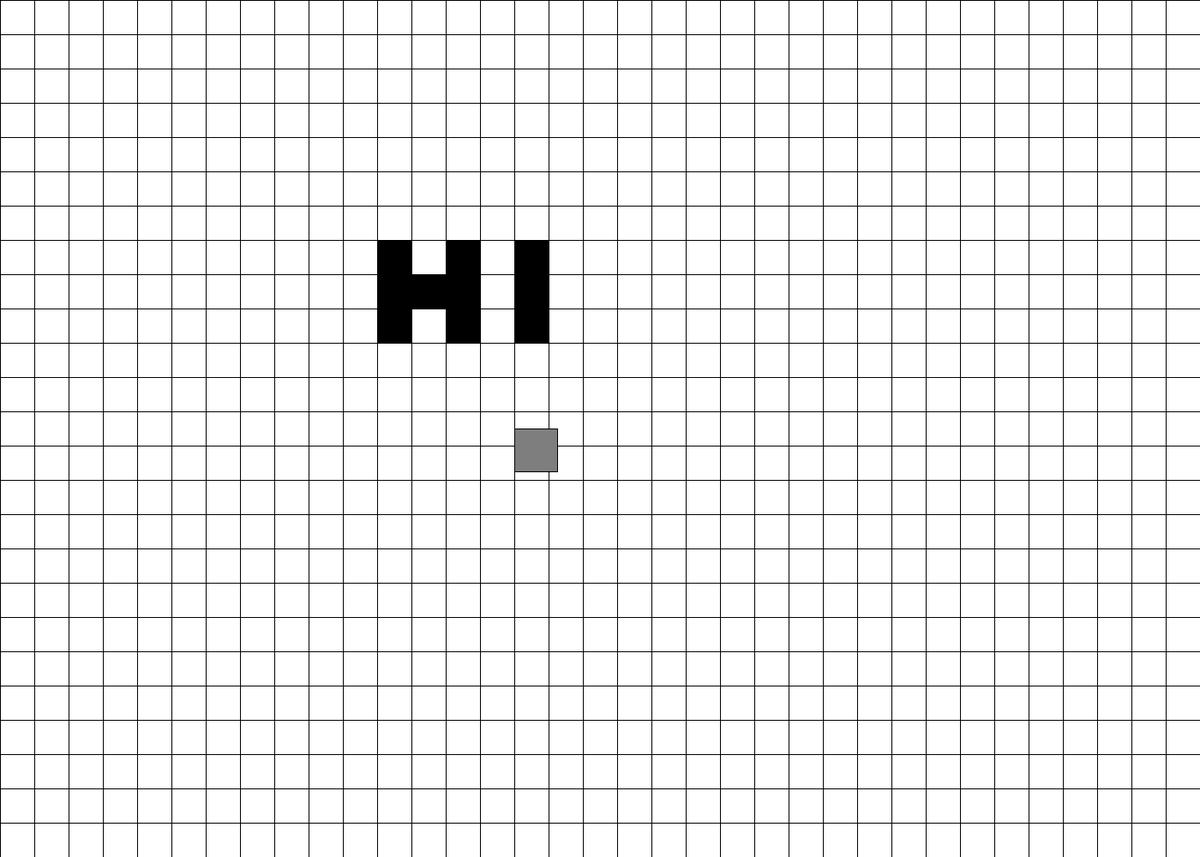
Frame 1 (no input)
Frame 60 (the mouse pressed at the canvas centre just before this capture): identical to frame 1, image omitted
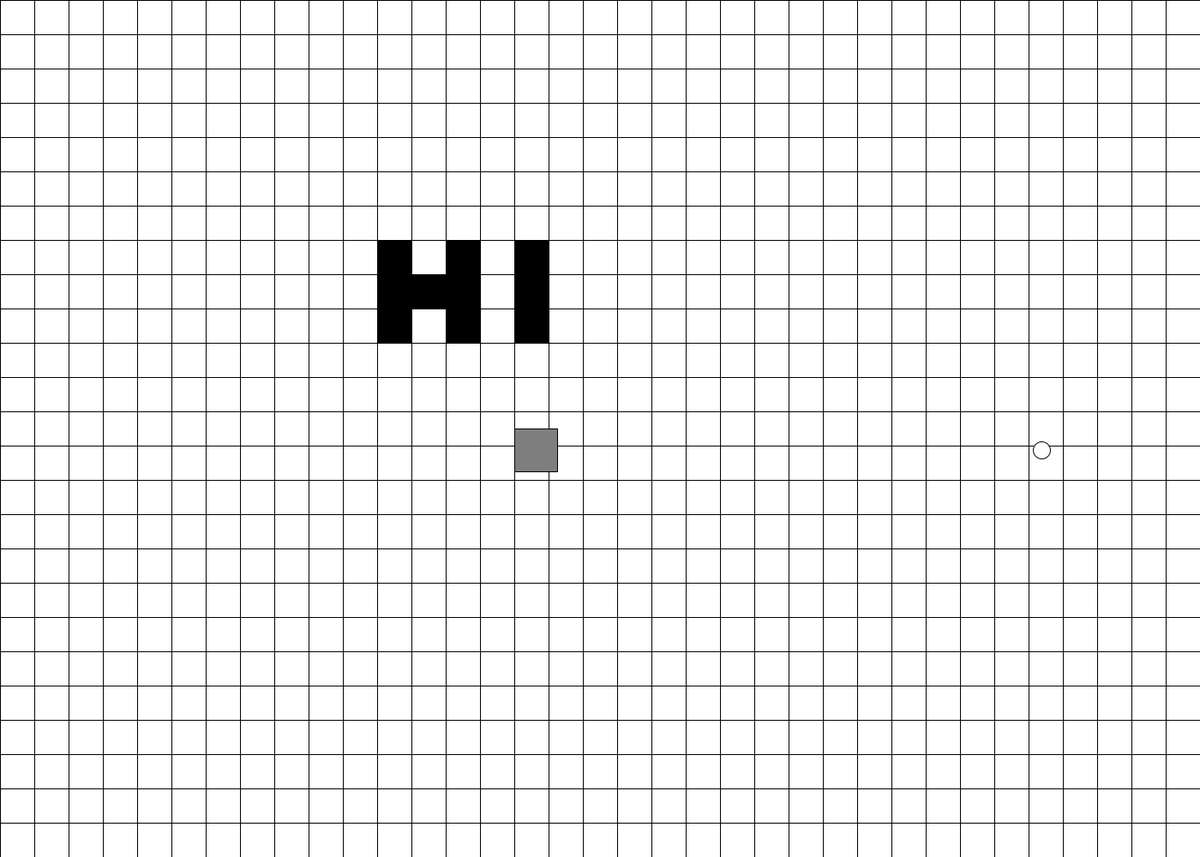
Frame 120 (the mouse held since frame 60 and released just before this capture)

The Processing sketch that drew these frames (run headless with seeded random() and noise(); from frame 60 on, the mouse is pressed at the canvas centre):

// Processing sketch: program
// ── program.pde
color fillVal = color(126);
ArrayList<Bullet> bullets = new ArrayList<Bullet>();
int[][] hi = {
  {0, 0, 0, 0, 0, 0, 0, 0, 0, 0, 0, 0, 0, 0, 0, 0, 0, 0, 0, 0, 0, 0, 0, 0, 0}, 
  {0, 0, 0, 0, 0, 0, 0, 0, 0, 0, 0, 0, 0, 0, 0, 0, 0, 0, 0, 0, 0, 0, 0, 0, 0}, 
  {0, 0, 0, 0, 0, 0, 0, 0, 0, 0, 0, 0, 0, 0, 0, 0, 0, 0, 0, 0, 0, 0, 0, 0, 0}, 
  {0, 0, 0, 0, 0, 0, 0, 0, 0, 0, 0, 0, 0, 0, 0, 0, 0, 0, 0, 0, 0, 0, 0, 0, 0}, 
  {0, 0, 0, 0, 0, 0, 0, 0, 0, 0, 0, 0, 0, 0, 0, 0, 0, 0, 0, 0, 0, 0, 0, 0, 0}, 
  {0, 0, 0, 0, 0, 0, 0, 0, 0, 0, 0, 0, 0, 0, 0, 0, 0, 0, 0, 0, 0, 0, 0, 0, 0}, 
  {0, 0, 0, 0, 0, 0, 0, 0, 0, 0, 0, 0, 0, 0, 0, 0, 0, 0, 0, 0, 0, 0, 0, 0, 0}, 
  {0, 0, 0, 0, 0, 0, 0, 0, 0, 0, 0, 0, 0, 0, 0, 0, 0, 0, 0, 0, 0, 0, 0, 0, 0}, 
  {0, 0, 0, 0, 0, 0, 0, 0, 0, 0, 0, 0, 0, 0, 0, 0, 0, 0, 0, 0, 0, 0, 0, 0, 0}, 
  {0, 0, 0, 0, 0, 0, 0, 0, 0, 0, 0, 0, 0, 0, 0, 0, 0, 0, 0, 0, 0, 0, 0, 0, 0}, 
  {0, 0, 0, 0, 0, 0, 0, 0, 0, 0, 0, 0, 0, 0, 0, 0, 0, 0, 0, 0, 0, 0, 0, 0, 0}, 
  {0, 0, 0, 0, 0, 0, 0, 1, 1, 1, 0, 0, 0, 0, 0, 0, 0, 0, 0, 0, 0, 0, 0, 0, 0}, 
  {0, 0, 0, 0, 0, 0, 0, 0, 1, 0, 0, 0, 0, 0, 0, 0, 0, 0, 0, 0, 0, 0, 0, 0, 0}, 
  {0, 0, 0, 0, 0, 0, 0, 1, 1, 1, 0, 0, 0, 0, 0, 0, 0, 0, 0, 0, 0, 0, 0, 0, 0}, 
  {0, 0, 0, 0, 0, 0, 0, 0, 0, 0, 0, 0, 0, 0, 0, 0, 0, 0, 0, 0, 0, 0, 0, 0, 0}, 
  {0, 0, 0, 0, 0, 0, 0, 1, 1, 1, 0, 0, 0, 0, 0, 0, 0, 0, 0, 0, 0, 0, 0, 0, 0}, 
  {0, 0, 0, 0, 0, 0, 0, 0, 0, 0, 0, 0, 0, 0, 0, 0, 0, 0, 0, 0, 0, 0, 0, 0, 0}, 
  {0, 0, 0, 0, 0, 0, 0, 0, 0, 0, 0, 0, 0, 0, 0, 0, 0, 0, 0, 0, 0, 0, 0, 0, 0}, 
  {0, 0, 0, 0, 0, 0, 0, 0, 0, 0, 0, 0, 0, 0, 0, 0, 0, 0, 0, 0, 0, 0, 0, 0, 0}, 
  {0, 0, 0, 0, 0, 0, 0, 0, 0, 0, 0, 0, 0, 0, 0, 0, 0, 0, 0, 0, 0, 0, 0, 0, 0}, 
  {0, 0, 0, 0, 0, 0, 0, 0, 0, 0, 0, 0, 0, 0, 0, 0, 0, 0, 0, 0, 0, 0, 0, 0, 0}, 
  {0, 0, 0, 0, 0, 0, 0, 0, 0, 0, 0, 0, 0, 0, 0, 0, 0, 0, 0, 0, 0, 0, 0, 0, 0}, 
  {0, 0, 0, 0, 0, 0, 0, 0, 0, 0, 0, 0, 0, 0, 0, 0, 0, 0, 0, 0, 0, 0, 0, 0, 0}, 
  {0, 0, 0, 0, 0, 0, 0, 0, 0, 0, 0, 0, 0, 0, 0, 0, 0, 0, 0, 0, 0, 0, 0, 0, 0}, 
  {0, 0, 0, 0, 0, 0, 0, 0, 0, 0, 0, 0, 0, 0, 0, 0, 0, 0, 0, 0, 0, 0, 0, 0, 0}, 
  {0, 0, 0, 0, 0, 0, 0, 0, 0, 0, 0, 0, 0, 0, 0, 0, 0, 0, 0, 0, 0, 0, 0, 0, 0}, 
  {0, 0, 0, 0, 0, 0, 0, 0, 0, 0, 0, 0, 0, 0, 0, 0, 0, 0, 0, 0, 0, 0, 0, 0, 0}, 
  {0, 0, 0, 0, 0, 0, 0, 0, 0, 0, 0, 0, 0, 0, 0, 0, 0, 0, 0, 0, 0, 0, 0, 0, 0}, 
  {0, 0, 0, 0, 0, 0, 0, 0, 0, 0, 0, 0, 0, 0, 0, 0, 0, 0, 0, 0, 0, 0, 0, 0, 0}, 
  {0, 0, 0, 0, 0, 0, 0, 0, 0, 0, 0, 0, 0, 0, 0, 0, 0, 0, 0, 0, 0, 0, 0, 0, 0}, 
  {0, 0, 0, 0, 0, 0, 0, 0, 0, 0, 0, 0, 0, 0, 0, 0, 0, 0, 0, 0, 0, 0, 0, 0, 0}, 
  {0, 0, 0, 0, 0, 0, 0, 0, 0, 0, 0, 0, 0, 0, 0, 0, 0, 0, 0, 0, 0, 0, 0, 0, 0}, 
  {0, 0, 0, 0, 0, 0, 0, 0, 0, 0, 0, 0, 0, 0, 0, 0, 0, 0, 0, 0, 0, 0, 0, 0, 0}, 
  {0, 0, 0, 0, 0, 0, 0, 0, 0, 0, 0, 0, 0, 0, 0, 0, 0, 0, 0, 0, 0, 0, 0, 0, 0}, 
  {0, 0, 0, 0, 0, 0, 0, 0, 0, 0, 0, 0, 0, 0, 0, 0, 0, 0, 0, 0, 0, 0, 0, 0, 0}, 
  {0, 0, 0, 0, 0, 0, 0, 0, 0, 0, 0, 0, 0, 0, 0, 0, 0, 0, 0, 0, 0, 0, 0, 0, 0}, 
  {0, 0, 0, 0, 0, 0, 0, 0, 0, 0, 0, 0, 0, 0, 0, 0, 0, 0, 0, 0, 0, 0, 0, 0, 0}, 
  {0, 0, 0, 0, 0, 0, 0, 0, 0, 0, 0, 0, 0, 0, 0, 0, 0, 0, 0, 0, 0, 0, 0, 0, 0}, 
  {0, 0, 0, 0, 0, 0, 0, 0, 0, 0, 0, 0, 0, 0, 0, 0, 0, 0, 0, 0, 0, 0, 0, 0, 0}, 
  {0, 0, 0, 0, 0, 0, 0, 0, 0, 0, 0, 0, 0, 0, 0, 0, 0, 0, 0, 0, 0, 0, 0, 0, 0}, 
  {0, 0, 0, 0, 0, 0, 0, 0, 0, 0, 0, 0, 0, 0, 0, 0, 0, 0, 0, 0, 0, 0, 0, 0, 0}, 
  {0, 0, 0, 0, 0, 0, 0, 0, 0, 0, 0, 0, 0, 0, 0, 0, 0, 0, 0, 0, 0, 0, 0, 0, 0}, 
  {0, 0, 0, 0, 0, 0, 0, 0, 0, 0, 0, 0, 0, 0, 0, 0, 0, 0, 0, 0, 0, 0, 0, 0, 0}, 
  {0, 0, 0, 0, 0, 0, 0, 0, 0, 0, 0, 0, 0, 0, 0, 0, 0, 0, 0, 0, 0, 0, 0, 0, 0}, 
  {0, 0, 0, 0, 0, 0, 0, 0, 0, 0, 0, 0, 0, 0, 0, 0, 0, 0, 0, 0, 0, 0, 0, 0, 0}, 
  {0, 0, 0, 0, 0, 0, 0, 0, 0, 0, 0, 0, 0, 0, 0, 0, 0, 0, 0, 0, 0, 0, 0, 0, 0}, 
  {0, 0, 0, 0, 0, 0, 0, 0, 0, 0, 0, 0, 0, 0, 0, 0, 0, 0, 0, 0, 0, 0, 0, 0, 0}, 
  {0, 0, 0, 0, 0, 0, 0, 0, 0, 0, 0, 0, 0, 0, 0, 0, 0, 0, 0, 0, 0, 0, 0, 0, 0}, 
  {0, 0, 0, 0, 0, 0, 0, 0, 0, 0, 0, 0, 0, 0, 0, 0, 0, 0, 0, 0, 0, 0, 0, 0, 0}, 
  {0, 0, 0, 0, 0, 0, 0, 0, 0, 0, 0, 0, 0, 0, 0, 0, 0, 0, 0, 0, 0, 0, 0, 0, 0}, 
  {0, 0, 0, 0, 0, 0, 0, 0, 0, 0, 0, 0, 0, 0, 0, 0, 0, 0, 0, 0, 0, 0, 0, 0, 0}, 
  {0, 0, 0, 0, 0, 0, 0, 0, 0, 0, 0, 0, 0, 0, 0, 0, 0, 0, 0, 0, 0, 0, 0, 0, 0}, 
  {0, 0, 0, 0, 0, 0, 0, 0, 0, 0, 0, 0, 0, 0, 0, 0, 0, 0, 0, 0, 0, 0, 0, 0, 0}, 
  {0, 0, 0, 0, 0, 0, 0, 0, 0, 0, 0, 0, 0, 0, 0, 0, 0, 0, 0, 0, 0, 0, 0, 0, 0}, 
  {0, 0, 0, 0, 0, 0, 0, 0, 0, 0, 0, 0, 0, 0, 0, 0, 0, 0, 0, 0, 0, 0, 0, 0, 0}, 
  {0, 0, 0, 0, 0, 0, 0, 0, 0, 0, 0, 0, 0, 0, 0, 0, 0, 0, 0, 0, 0, 0, 0, 0, 0} 
};
Background back = new Background(hi);

Glorp mainMan = new Glorp(600, 500);


public class Background { 
  int[][] board;
  //56 x 25
  public Background(int[][] yes) {
    board = yes;
  }
  public int getChord(int daX, int daY) {
    return board[daY][daX];
  }
}


public class Glorp {
  float x, y, points, health;
  String gun;
  boolean isAlive;
  public Glorp(float daX, float daY) {
    this.x = daX;
    this.y = daY;
    this.health = 100;
    this.points = 0;
    this.gun = "basic";
    this.isAlive = true;
  }
  public void moveRight() {
    this.x += 10;
  }
  public void moveLeft() {
    this.x -= 10;
  }
  public void moveUp() {
    this.y -= 10;
  }
  public void moveDown() {
    this.y += 10;
  }
  public float getx() {
    return x;
  }
  public float gety() {
    return y;
  }
  public void checkEdge() {
    if (x > 1380) {
      x = -30;
    }
    if (x < -30) {
      x = 1380;
    }
    if (y > 980) {
      y = -30;
    }
    if (y < -30) {
      y = 980;
    }
  }
}

class Bullet {
  float x, y, vy, dx, dy, angle;
  float size;

  Bullet(Glorp daMan) {
    this.x = daMan.x + 25;
    this.y = daMan.y + 25;
    this.size = 10;
    this.dx = mouseX - daMan.x;
    this.dy = mouseY - daMan.y;
  }


  void drawBullet() {
    fill(255);
    ellipse(x, y, 20, 20);
    float distance = sqrt(((dx*dx) + (dy*dy)));
    
    x += dx / distance * 10;
    y += dy / distance * 10;
  }
}
Controller keyboardInput;

void keyPressed() {
  keyboardInput.press(keyCode);
}

void keyReleased() {
  keyboardInput.release(keyCode);
}

void mousePressed() {
  Bullet newBullet = new Bullet(mainMan);
  bullets.add(newBullet);
}

void setup() {  
  size(1400, 1000);
  background(#248749);
  keyboardInput = new Controller();
}

class Controller {
  static final int P1_LEFT = 0;
  static final int P1_RIGHT = 1;
  static final int P1_UP = 2;
  static final int P1_DOWN = 3;

  boolean [] inputs;

  public Controller() {
    inputs = new boolean[4];//2 valid buttons
  }

  boolean isPressed(int code) {
    return inputs[code];
  }

  void press(int code) {
    if (code == 'A')
      inputs[P1_LEFT] = true;
    if (code == 'D')
      inputs[P1_RIGHT] = true;
    if (code == 'W')
      inputs[P1_UP] = true;
    if (code == 'S')
      inputs[P1_DOWN] = true;
  }
  void release(int code) {
    if (code == 'A')
      inputs[P1_LEFT] = false;
    if (code == 'D')
      inputs[P1_RIGHT] = false;
    if (code == 'W')
      inputs[P1_UP] = false;
    if (code == 'S')
      inputs[P1_DOWN] = false;
  }
}

void draw() {
  background(#248749);
  for (int i = 0; i < 25; i++) {
    for (int j = 0; j < 56; j++) {
      if (back.getChord(i, j) == 0) {
        fill(255, 255, 255);
      }
      if (back.getChord(i, j) == 1) {
        fill(0);
      }
      square(j * 40, i * 40, 40);
    }
  }
    for (Bullet o : bullets) {
      o.drawBullet();
      if (o.x > 600) {
        o = null;
      }
    }
    //check if the button P1_LEFT is being pressed:
    if (keyboardInput.isPressed(Controller.P1_LEFT)) {
      mainMan.moveLeft();
    }
    //check if the button P1_RIGHT is being pressed:
    if (keyboardInput.isPressed(Controller.P1_RIGHT)) {
      mainMan.moveRight();
    }
    if (keyboardInput.isPressed(Controller.P1_UP)) {
      mainMan.moveUp();
    }
    if (keyboardInput.isPressed(Controller.P1_DOWN)) {
      mainMan.moveDown();
    }  


    fill(fillVal);
    rect(mainMan.getx(), mainMan.gety(), 50, 50);
    mainMan.checkEdge();
  }
